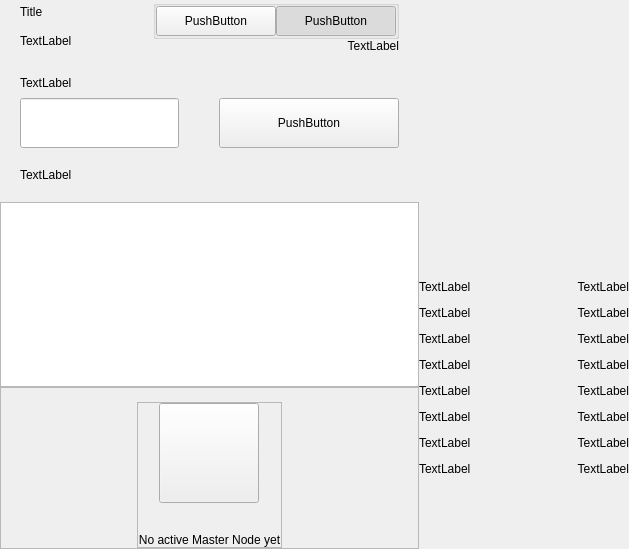
<?xml version="1.0" encoding="UTF-8"?>
<ui version="4.0">
 <class>PrivacyWidget</class>
 <widget class="QWidget" name="PrivacyWidget">
  <property name="geometry">
   <rect>
    <x>0</x>
    <y>0</y>
    <width>629</width>
    <height>549</height>
   </rect>
  </property>
  <property name="windowTitle">
   <string>Form</string>
  </property>
  <layout class="QHBoxLayout" name="horizontalLayout_1" stretch="2,1">
   <property name="spacing">
    <number>0</number>
   </property>
   <property name="leftMargin">
    <number>0</number>
   </property>
   <property name="topMargin">
    <number>0</number>
   </property>
   <property name="rightMargin">
    <number>0</number>
   </property>
   <property name="bottomMargin">
    <number>0</number>
   </property>
   <item>
    <widget class="QWidget" name="left" native="true">
     <layout class="QVBoxLayout" name="verticalLayout_3">
      <property name="leftMargin">
       <number>0</number>
      </property>
      <property name="topMargin">
       <number>0</number>
      </property>
      <property name="rightMargin">
       <number>0</number>
      </property>
      <property name="bottomMargin">
       <number>0</number>
      </property>
      <item>
       <layout class="QVBoxLayout" name="verticalLayout_2">
        <property name="spacing">
         <number>0</number>
        </property>
        <item>
         <layout class="QVBoxLayout" name="verticalLayoutTop">
          <property name="spacing">
           <number>0</number>
          </property>
          <property name="leftMargin">
           <number>20</number>
          </property>
          <property name="rightMargin">
           <number>20</number>
          </property>
          <item>
           <layout class="QHBoxLayout" name="horizontalLayout_2">
            <property name="spacing">
             <number>0</number>
            </property>
            <item>
             <layout class="QVBoxLayout" name="verticalLayout11">
              <property name="spacing">
               <number>5</number>
              </property>
              <item>
               <widget class="QLabel" name="labelTitle">
                <property name="text">
                 <string>Title</string>
                </property>
               </widget>
              </item>
              <item>
               <widget class="QLabel" name="labelSubtitle1">
                <property name="maximumSize">
                 <size>
                  <width>16777215</width>
                  <height>16777215</height>
                 </size>
                </property>
                <property name="text">
                 <string>TextLabel</string>
                </property>
               </widget>
              </item>
             </layout>
            </item>
            <item>
             <spacer name="horizontalSpacer">
              <property name="orientation">
               <enum>Qt::Horizontal</enum>
              </property>
              <property name="sizeHint" stdset="0">
               <size>
                <width>40</width>
                <height>20</height>
               </size>
              </property>
             </spacer>
            </item>
            <item>
             <widget class="QWidget" name="containerViewPrivacyChecks" native="true">
              <layout class="QVBoxLayout" name="containerPrivacyChecks">
               <property name="spacing">
                <number>0</number>
               </property>
               <property name="leftMargin">
                <number>0</number>
               </property>
               <property name="topMargin">
                <number>0</number>
               </property>
               <property name="rightMargin">
                <number>0</number>
               </property>
               <property name="bottomMargin">
                <number>0</number>
               </property>
               <item alignment="Qt::AlignHCenter|Qt::AlignVCenter">
                <widget class="QGroupBox" name="groupBox">
                 <property name="title">
                  <string/>
                 </property>
                 <layout class="QHBoxLayout" name="horizontalLayout_2_1">
                  <property name="spacing">
                   <number>0</number>
                  </property>
                  <property name="leftMargin">
                   <number>0</number>
                  </property>
                  <property name="topMargin">
                   <number>0</number>
                  </property>
                  <property name="rightMargin">
                   <number>0</number>
                  </property>
                  <property name="bottomMargin">
                   <number>0</number>
                  </property>
                  <item>
                   <widget class="QPushButton" name="pushLeft">
                    <property name="minimumSize">
                     <size>
                      <width>120</width>
                      <height>30</height>
                     </size>
                    </property>
                    <property name="maximumSize">
                     <size>
                      <width>120</width>
                      <height>30</height>
                     </size>
                    </property>
                    <property name="focusPolicy">
                     <enum>Qt::NoFocus</enum>
                    </property>
                    <property name="text">
                     <string>PushButton</string>
                    </property>
                    <property name="checkable">
                     <bool>true</bool>
                    </property>
                    <property name="autoExclusive">
                     <bool>true</bool>
                    </property>
                   </widget>
                  </item>
                  <item>
                   <widget class="QPushButton" name="pushRight">
                    <property name="minimumSize">
                     <size>
                      <width>120</width>
                      <height>30</height>
                     </size>
                    </property>
                    <property name="maximumSize">
                     <size>
                      <width>120</width>
                      <height>30</height>
                     </size>
                    </property>
                    <property name="focusPolicy">
                     <enum>Qt::NoFocus</enum>
                    </property>
                    <property name="text">
                     <string>PushButton</string>
                    </property>
                    <property name="checkable">
                     <bool>true</bool>
                    </property>
                    <property name="checked">
                     <bool>true</bool>
                    </property>
                    <property name="autoExclusive">
                     <bool>true</bool>
                    </property>
                   </widget>
                  </item>
                 </layout>
                </widget>
               </item>
               <item alignment="Qt::AlignTop">
                <widget class="QLabel" name="labelSubtitle2">
                 <property name="text">
                  <string>TextLabel</string>
                 </property>
                 <property name="alignment">
                  <set>Qt::AlignRight|Qt::AlignTrailing|Qt::AlignVCenter</set>
                 </property>
                </widget>
               </item>
              </layout>
             </widget>
            </item>
           </layout>
          </item>
          <item>
           <spacer name="verticalSpacer_2">
            <property name="orientation">
             <enum>Qt::Vertical</enum>
            </property>
            <property name="sizeType">
             <enum>QSizePolicy::Fixed</enum>
            </property>
            <property name="sizeHint" stdset="0">
             <size>
              <width>20</width>
              <height>20</height>
             </size>
            </property>
           </spacer>
          </item>
          <item>
           <layout class="QHBoxLayout" name="horizontalLayout_3" stretch="2">
            <property name="spacing">
             <number>0</number>
            </property>
            <item>
             <layout class="QVBoxLayout" name="verticalLayout_7">
              <property name="spacing">
               <number>5</number>
              </property>
              <item>
               <widget class="QLabel" name="labelSubtitleAmount">
                <property name="minimumSize">
                 <size>
                  <width>0</width>
                  <height>20</height>
                 </size>
                </property>
                <property name="maximumSize">
                 <size>
                  <width>16777215</width>
                  <height>20</height>
                 </size>
                </property>
                <property name="text">
                 <string>TextLabel</string>
                </property>
               </widget>
              </item>
              <item>
               <layout class="QHBoxLayout" name="horizontalLayout_3_1" stretch="1,0,0">
                <property name="spacing">
                 <number>0</number>
                </property>
                <item>
                 <widget class="QLineEdit" name="lineEditAmount">
                  <property name="minimumSize">
                   <size>
                    <width>0</width>
                    <height>50</height>
                   </size>
                  </property>
                  <property name="maxLength">
                   <number>8</number>
                  </property>
                 </widget>
                </item>
                <item>
                 <spacer name="horizontalSpacer_4">
                  <property name="orientation">
                   <enum>Qt::Horizontal</enum>
                  </property>
                  <property name="sizeHint" stdset="0">
                   <size>
                    <width>40</width>
                    <height>20</height>
                   </size>
                  </property>
                 </spacer>
                </item>
                <item>
                 <widget class="QPushButton" name="pushButtonSave">
                  <property name="minimumSize">
                   <size>
                    <width>180</width>
                    <height>50</height>
                   </size>
                  </property>
                  <property name="focusPolicy">
                   <enum>Qt::NoFocus</enum>
                  </property>
                  <property name="text">
                   <string>PushButton</string>
                  </property>
                 </widget>
                </item>
               </layout>
              </item>
             </layout>
            </item>
           </layout>
          </item>
         </layout>
        </item>
        <item>
         <spacer name="verticalSpacer_3">
          <property name="orientation">
           <enum>Qt::Vertical</enum>
          </property>
          <property name="sizeType">
           <enum>QSizePolicy::Fixed</enum>
          </property>
          <property name="sizeHint" stdset="0">
           <size>
            <width>20</width>
            <height>20</height>
           </size>
          </property>
         </spacer>
        </item>
        <item>
         <layout class="QHBoxLayout" name="horizontalLayout_4">
          <property name="spacing">
           <number>0</number>
          </property>
          <property name="leftMargin">
           <number>20</number>
          </property>
          <item>
           <widget class="QLabel" name="labelListHistory">
            <property name="text">
             <string>TextLabel</string>
            </property>
           </widget>
          </item>
         </layout>
        </item>
        <item>
         <layout class="QVBoxLayout" name="verticalLayout_6">
          <property name="spacing">
           <number>0</number>
          </property>
          <item>
           <spacer name="verticalSpacer_4">
            <property name="orientation">
             <enum>Qt::Vertical</enum>
            </property>
            <property name="sizeType">
             <enum>QSizePolicy::Fixed</enum>
            </property>
            <property name="sizeHint" stdset="0">
             <size>
              <width>20</width>
              <height>20</height>
             </size>
            </property>
           </spacer>
          </item>
          <item>
           <widget class="QListView" name="listView">
            <property name="enabled">
             <bool>true</bool>
            </property>
            <property name="focusPolicy">
             <enum>Qt::NoFocus</enum>
            </property>
           </widget>
          </item>
          <item>
           <widget class="QFrame" name="emptyContainer">
            <property name="minimumSize">
             <size>
              <width>0</width>
              <height>100</height>
             </size>
            </property>
            <property name="frameShape">
             <enum>QFrame::StyledPanel</enum>
            </property>
            <property name="frameShadow">
             <enum>QFrame::Raised</enum>
            </property>
            <layout class="QVBoxLayout" name="verticalLayout_71" stretch="1,8">
             <property name="spacing">
              <number>0</number>
             </property>
             <property name="leftMargin">
              <number>0</number>
             </property>
             <property name="topMargin">
              <number>0</number>
             </property>
             <property name="rightMargin">
              <number>0</number>
             </property>
             <property name="bottomMargin">
              <number>0</number>
             </property>
             <item>
              <spacer name="verticalSpacer">
               <property name="orientation">
                <enum>Qt::Vertical</enum>
               </property>
               <property name="sizeHint" stdset="0">
                <size>
                 <width>20</width>
                 <height>20</height>
                </size>
               </property>
              </spacer>
             </item>
             <item alignment="Qt::AlignHCenter|Qt::AlignVCenter">
              <widget class="QFrame" name="emptyScreen">
               <property name="sizePolicy">
                <sizepolicy hsizetype="Expanding" vsizetype="Expanding">
                 <horstretch>0</horstretch>
                 <verstretch>0</verstretch>
                </sizepolicy>
               </property>
               <property name="frameShape">
                <enum>QFrame::StyledPanel</enum>
               </property>
               <property name="frameShadow">
                <enum>QFrame::Raised</enum>
               </property>
               <layout class="QVBoxLayout" name="verticalLayout">
                <property name="spacing">
                 <number>30</number>
                </property>
                <property name="leftMargin">
                 <number>0</number>
                </property>
                <property name="topMargin">
                 <number>0</number>
                </property>
                <property name="rightMargin">
                 <number>0</number>
                </property>
                <property name="bottomMargin">
                 <number>0</number>
                </property>
                <item alignment="Qt::AlignHCenter|Qt::AlignVCenter">
                 <widget class="QPushButton" name="pushImgEmpty">
                  <property name="minimumSize">
                   <size>
                    <width>100</width>
                    <height>100</height>
                   </size>
                  </property>
                  <property name="maximumSize">
                   <size>
                    <width>100</width>
                    <height>100</height>
                   </size>
                  </property>
                  <property name="focusPolicy">
                   <enum>Qt::NoFocus</enum>
                  </property>
                  <property name="text">
                   <string/>
                  </property>
                  <property name="iconSize">
                   <size>
                    <width>100</width>
                    <height>100</height>
                   </size>
                  </property>
                 </widget>
                </item>
                <item alignment="Qt::AlignHCenter|Qt::AlignVCenter">
                 <widget class="QLabel" name="labelEmpty">
                  <property name="styleSheet">
                   <string notr="true"/>
                  </property>
                  <property name="text">
                   <string>No active Master Node yet</string>
                  </property>
                  <property name="alignment">
                   <set>Qt::AlignCenter</set>
                  </property>
                 </widget>
                </item>
               </layout>
              </widget>
             </item>
            </layout>
           </widget>
          </item>
         </layout>
        </item>
       </layout>
      </item>
     </layout>
    </widget>
   </item>
   <item>
    <widget class="QWidget" name="right" native="true">
     <layout class="QVBoxLayout" name="verticalLayout_5">
      <property name="leftMargin">
       <number>0</number>
      </property>
      <property name="topMargin">
       <number>0</number>
      </property>
      <property name="rightMargin">
       <number>0</number>
      </property>
      <property name="bottomMargin">
       <number>0</number>
      </property>
      <item>
       <widget class="OptionButton" name="btnCoinControl" native="true">
        <property name="minimumSize">
         <size>
          <width>0</width>
          <height>50</height>
         </size>
        </property>
       </widget>
      </item>
      <item>
       <widget class="OptionButton" name="btnDenomGeneration" native="true">
        <property name="minimumSize">
         <size>
          <width>0</width>
          <height>50</height>
         </size>
        </property>
       </widget>
      </item>
      <item>
       <widget class="OptionButton" name="btnRescanMints" native="true">
        <property name="minimumSize">
         <size>
          <width>0</width>
          <height>50</height>
         </size>
        </property>
       </widget>
      </item>
      <item>
       <widget class="OptionButton" name="btnResetZerocoin" native="true">
        <property name="minimumSize">
         <size>
          <width>0</width>
          <height>50</height>
         </size>
        </property>
       </widget>
      </item>
      <item>
       <widget class="OptionButton" name="btnTotalzBIC" native="true">
        <property name="minimumSize">
         <size>
          <width>0</width>
          <height>50</height>
         </size>
        </property>
       </widget>
      </item>
      <item>
       <layout class="QVBoxLayout" name="verticalLayout_4">
        <property name="spacing">
         <number>0</number>
        </property>
        <item>
         <widget class="QWidget" name="layoutDenom" native="true">
          <layout class="QVBoxLayout" name="verticalLayoutDenom">
           <property name="spacing">
            <number>12</number>
           </property>
           <property name="leftMargin">
            <number>0</number>
           </property>
           <property name="topMargin">
            <number>0</number>
           </property>
           <property name="rightMargin">
            <number>0</number>
           </property>
           <property name="bottomMargin">
            <number>0</number>
           </property>
           <item>
            <layout class="QHBoxLayout" name="horizontalLayout_4_1">
             <item>
              <widget class="QLabel" name="labelTitleDenom1">
               <property name="text">
                <string>TextLabel</string>
               </property>
              </widget>
             </item>
             <item>
              <widget class="QLabel" name="labelValueDenom1">
               <property name="text">
                <string>TextLabel</string>
               </property>
               <property name="alignment">
                <set>Qt::AlignRight|Qt::AlignTrailing|Qt::AlignVCenter</set>
               </property>
              </widget>
             </item>
            </layout>
           </item>
           <item>
            <layout class="QHBoxLayout" name="horizontalLayout_4_2">
             <item>
              <widget class="QLabel" name="labelTitleDenom5">
               <property name="text">
                <string>TextLabel</string>
               </property>
              </widget>
             </item>
             <item>
              <widget class="QLabel" name="labelValueDenom5">
               <property name="text">
                <string>TextLabel</string>
               </property>
               <property name="alignment">
                <set>Qt::AlignRight|Qt::AlignTrailing|Qt::AlignVCenter</set>
               </property>
              </widget>
             </item>
            </layout>
           </item>
           <item>
            <layout class="QHBoxLayout" name="horizontalLayout_4_3">
             <item>
              <widget class="QLabel" name="labelTitleDenom10">
               <property name="text">
                <string>TextLabel</string>
               </property>
              </widget>
             </item>
             <item>
              <widget class="QLabel" name="labelValueDenom10">
               <property name="text">
                <string>TextLabel</string>
               </property>
               <property name="alignment">
                <set>Qt::AlignRight|Qt::AlignTrailing|Qt::AlignVCenter</set>
               </property>
              </widget>
             </item>
            </layout>
           </item>
           <item>
            <layout class="QHBoxLayout" name="horizontalLayout_4_4">
             <item>
              <widget class="QLabel" name="labelTitleDenom50">
               <property name="text">
                <string>TextLabel</string>
               </property>
              </widget>
             </item>
             <item>
              <widget class="QLabel" name="labelValueDenom50">
               <property name="text">
                <string>TextLabel</string>
               </property>
               <property name="alignment">
                <set>Qt::AlignRight|Qt::AlignTrailing|Qt::AlignVCenter</set>
               </property>
              </widget>
             </item>
            </layout>
           </item>
           <item>
            <layout class="QHBoxLayout" name="horizontalLayout_4_5">
             <item>
              <widget class="QLabel" name="labelTitleDenom100">
               <property name="text">
                <string>TextLabel</string>
               </property>
              </widget>
             </item>
             <item>
              <widget class="QLabel" name="labelValueDenom100">
               <property name="text">
                <string>TextLabel</string>
               </property>
               <property name="alignment">
                <set>Qt::AlignRight|Qt::AlignTrailing|Qt::AlignVCenter</set>
               </property>
              </widget>
             </item>
            </layout>
           </item>
           <item>
            <layout class="QHBoxLayout" name="horizontalLayout_4_6">
             <item>
              <widget class="QLabel" name="labelTitleDenom500">
               <property name="text">
                <string>TextLabel</string>
               </property>
              </widget>
             </item>
             <item>
              <widget class="QLabel" name="labelValueDenom500">
               <property name="text">
                <string>TextLabel</string>
               </property>
               <property name="alignment">
                <set>Qt::AlignRight|Qt::AlignTrailing|Qt::AlignVCenter</set>
               </property>
              </widget>
             </item>
            </layout>
           </item>
           <item>
            <layout class="QHBoxLayout" name="horizontalLayout_4_7">
             <item>
              <widget class="QLabel" name="labelTitleDenom1000">
               <property name="text">
                <string>TextLabel</string>
               </property>
              </widget>
             </item>
             <item>
              <widget class="QLabel" name="labelValueDenom1000">
               <property name="text">
                <string>TextLabel</string>
               </property>
               <property name="alignment">
                <set>Qt::AlignRight|Qt::AlignTrailing|Qt::AlignVCenter</set>
               </property>
              </widget>
             </item>
            </layout>
           </item>
           <item>
            <layout class="QHBoxLayout" name="horizontalLayout_4_8">
             <item>
              <widget class="QLabel" name="labelTitleDenom5000">
               <property name="text">
                <string>TextLabel</string>
               </property>
              </widget>
             </item>
             <item>
              <widget class="QLabel" name="labelValueDenom5000">
               <property name="text">
                <string>TextLabel</string>
               </property>
               <property name="alignment">
                <set>Qt::AlignRight|Qt::AlignTrailing|Qt::AlignVCenter</set>
               </property>
              </widget>
             </item>
            </layout>
           </item>
          </layout>
         </widget>
        </item>
        <item>
         <spacer name="verticalSpacer_5">
          <property name="orientation">
           <enum>Qt::Vertical</enum>
          </property>
          <property name="sizeHint" stdset="0">
           <size>
            <width>20</width>
            <height>40</height>
           </size>
          </property>
         </spacer>
        </item>
       </layout>
      </item>
     </layout>
    </widget>
   </item>
  </layout>
 </widget>
 <customwidgets>
  <customwidget>
   <class>OptionButton</class>
   <extends>QWidget</extends>
   <header>qt/bitcrexcoin/optionbutton.h</header>
   <container>1</container>
  </customwidget>
 </customwidgets>
 <resources/>
 <connections/>
</ui>
